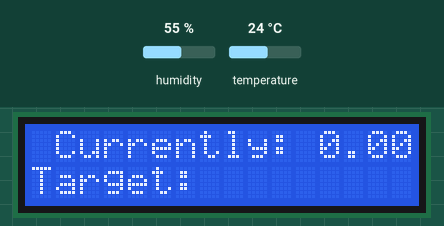
Recording of a sketch running on a simulated Arduino Uno, built with avr-gcc and run on an emulated ATmega328P. On the bench: 16×2 character LCD. The inputs (shaded band) are chosen by the test bench; at power-on: temperature 24 °C, humidity 55 %.

Above: at 1.2 s.
1.3 s: temperature set to 12 °C
3.7 s: temperature set to 19 °C
At 4.55 s:
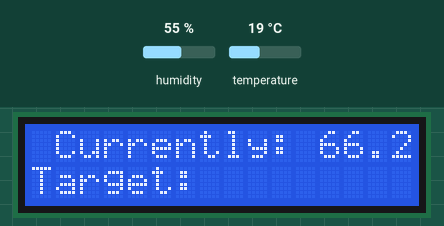
6.0 s: temperature set to 28 °C
At 11.37 s:
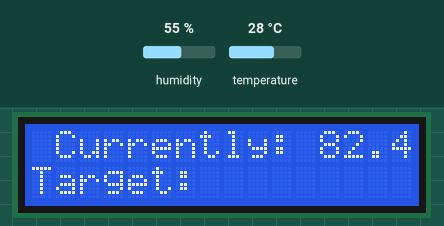
Timing chart, 0 to 12.9 s (numbered marks = the images above; inputs shaded):
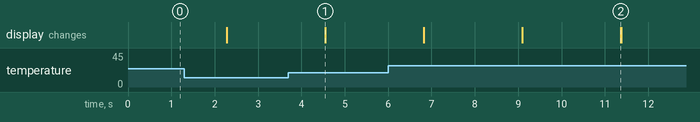

Measured:
- after the input at 3.7 s, the display: changes after 0.85 s (image 1)
- after the input at 6.0 s, the display: changes after 0.82 s (image 2)

The sketch:

Arduino_Thermostat.ino
```cpp
/*
 * Work in progress thermostat.
 *
 * A desired temperature is entered using an IR remote.
 * The Arduino uses a stepper to turn on and off a physical AC switch
 * depending on the current temperature sensed by the DHT11.
 * The current temperature and desired temperature are displayed on an LCD.
 */

#include <dht_nonblocking.h> //For DHT11
#include <LiquidCrystal.h> //For LCD
#include <IRremote.h> //For IR Remote
#include <Stepper.h> //For stepper


#define DHT_SENSOR_TYPE DHT_TYPE_11 //For DHT11
static const int DHT_SENSOR_PIN = 13; // For DHT11
DHT_nonblocking dht_sensor( DHT_SENSOR_PIN, DHT_SENSOR_TYPE );  // For DHT11

LiquidCrystal lcd(2, 3, 4, 5, 6, 7); //LCD pins

int receiver = 12; //Reciver in pin 12
IRrecv irReceiver(receiver);
decode_results results;
String enteredTempStr; //Temperature entered by user


/*
 * Sets up LCD, IR remote, and Serial.
 */
void setup()
{
  //LCD setup
  lcd.begin(16, 2);

  //Remote
  irReceiver.enableIRIn();
  pinMode(LED_BUILTIN, OUTPUT);

  //For serial output
  Serial.begin( 9600);

}


/*
 * Main loop. Mainly calls functions.
 */
void loop()
{
  float temperature;
  String btnNum;
  int enteredTemperature;


  temperature = getTemp();
  displayCurrentTemp(temperature);

  enteredTemperature = getBtnNum().toInt(); //Converts temperature to int

  adjustTemperature(enteredTemperature);

}


/*
 * Calls measure(), converts temperature to fahrenheit and returns
 * temperature in fahrenheit.
 */
float getTemp()
{
  float temperature;
  float humidity;
  float tempF;

  lcd.setCursor(0, 0);

  if (measure (&temperature, &humidity) == true)
  {
    tempF = ((temperature * 1.8) + 32); //Fahrenheit conversion
  }

  return tempF;
}


/*
 * Displays the current temperature on the LCD.
 */
void displayCurrentTemp(float temperature)
{
  lcd.setCursor(1, 0);

  lcd.print("Currently: ");
  lcd.print(temperature);
}


/*
 * Takes a measurement of the temperature and humidity of the DHT11.
 */
static bool measure(float *temperature, float *humidity)
{
  static unsigned long timeStamp = millis();
  if (millis() - timeStamp > 1000ul)
  {
    if (dht_sensor.measure( temperature, humidity ) == true)
    {
      timeStamp = millis();
      return (true);
    }
  }
  return false;
}


/*
 * Decodes the button pressed on the IR remote.
 * Only allows the entered number to be at least 2 digets.
 */
String getBtnNum()
{
  String btnNum;

  if (irReceiver.decode(&results))
  {
    switch (results.value)
    {
      case 0xFF6897:
        btnNum = '0';
        break;

      case 0xFF30CF:
        btnNum = '1';
        break;

      case 0xFF18E7:
        btnNum = '2';
        break;

      case 0xFF7A85:
        btnNum = '3';
        break;

      case 0xFF10EF:
        btnNum = '4';
        break;

      case 0xFF38C7:
        btnNum = '5';
        break;

      case 0xFF5AA5:
        btnNum = '6';
        break;

      case 0xFF42BD:
        btnNum = '7';
        break;

      case 0xFF4AB5:
        btnNum = '8';
        break;

      case 0xFF52AD:
        btnNum = '9';
        break;
    }
  }
  irReceiver.resume(); // receive the next value
  digitalWrite(8, LOW);
  digitalWrite(9, LOW);
  digitalWrite(10, LOW);
  digitalWrite(11, LOW);

  enteredTempStr += btnNum; //Adds the new button pressed

  //Only allows the temperature to be 2 digets.
  if (enteredTempStr.length() > 2)
  {
    lcd.setCursor(8, 1);
    enteredTempStr = "";
    lcd.print("   ");
  }
  else
  {
    lcd.setCursor(0, 1);
    lcd.print("Target: ");
    lcd.print(enteredTempStr);
    return enteredTempStr;
  }
}


/*
 *  Adjusts the temperature of the room.
 * If the DHT11 reads above the set temperature by 5 degrees,
 * the stepper turns (however many steps) to turn the AC on (in summer).
 * If the DHT11 reads below the set temperature by 5 degrees,
 * the stepper turns (however many steps) to turn the heat on (in winter).
*/
void adjustTemperature(int enteredTemperature)
{
  if (enteredTemperature < 100 && enteredTemperature > 0)
  {

  }
}
```
